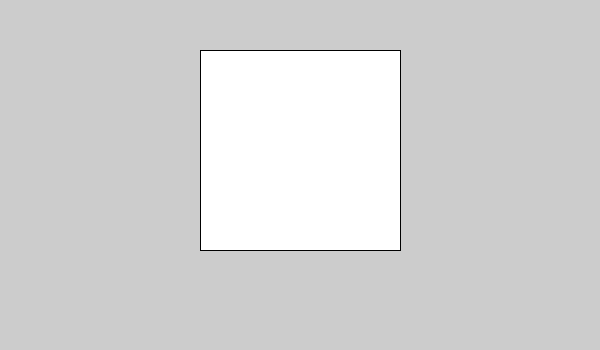
Frame 1 (no input)
Frame 60 (the mouse pressed at the canvas centre just before this capture): identical to frame 1, image omitted
Frame 120 (the mouse held since frame 60 and released just before this capture): identical to frame 1, image omitted

The Processing sketch that drew this single still picture (run headless with seeded random() and noise(); from frame 60 on, the mouse is pressed at the canvas centre):

// Processing sketch: question_1
// ── question_1.pde
void setup() {
  size(600,350);
};

void draw() {
  rectMode(CENTER);
  rect(300, 150, 200, 200);
};

void keyPressed() {
if (keyPressed) {
    if (key == 'y' || key == 'Y') {
      fill(255,255,0);
    }
    else if (key == 'b' || key == 'B') {
      fill(0,0,255);
    }
    else if (key == 'r' || key == 'R') {
      fill(255,0,0);
    }
    else if (key == 'g' || key == 'G') {
      fill(0,255,0);
    }
    else if (keyPressed) {
      fill(random(255),random(255),random(255));
    }
  } else {
    fill(255);
  }
};
